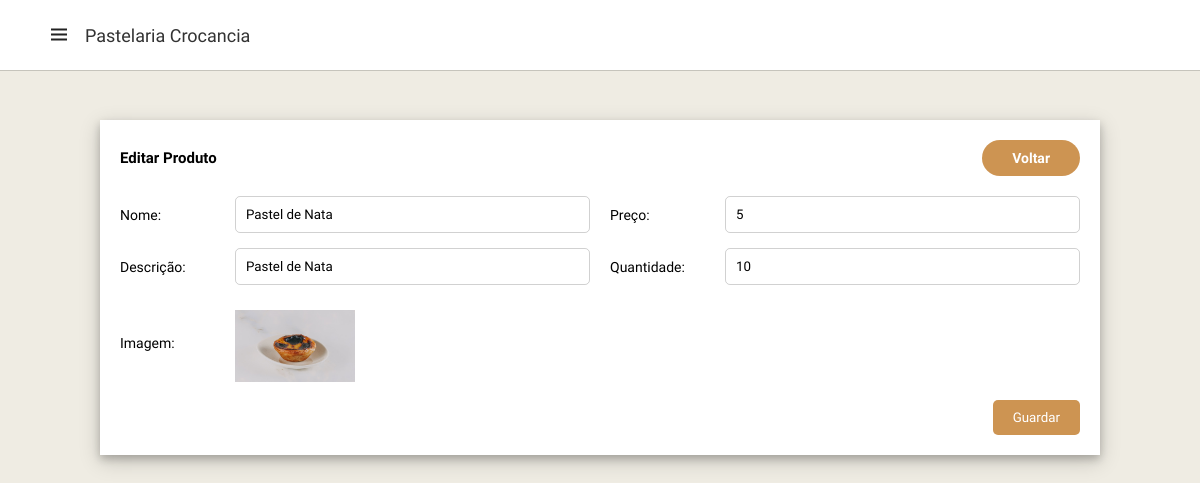
The page /admin.editProducts.php?id=1 on the database its author committed.
### tables this page shows
CREATE TABLE "Produtos" (
	"ID"	INTEGER NOT NULL,
	"Nome"	TEXT,
	"Preço"	NUMERIC(10, 2),
	"Descrição"	TEXT,
	"Stock"	INTEGER,
	"Imagem"	varchar,
	PRIMARY KEY("ID")
);

### includes/functions.inc.php (called while the page is built, shortened)
<?php
function obterProdutoPorId($db, $id) {
    $stmt = $db->prepare("SELECT * FROM Produtos WHERE ID = :id");
    $stmt->bindValue(':id', $id, SQLITE3_INTEGER);
    $result = $stmt->execute();
    if ($row = $result->fetchArray(SQLITE3_ASSOC)) {
        return $row;
    } else {
        return null;
    }
}

### admin.editProducts.php (the view, shortened to what this page needs)
<?php
    require_once 'includes/conn.php';
    require_once 'includes/functions.inc.php';
if (isset($_GET['id'])) {
    $productId = $_GET['id'];
    $product = obterProdutoPorId($db, $productId);
} else {
    header("Location: admin.products.php");
    exit();
}
?>
<!DOCTYPE html>
<html lang="en">
<head>
    <link rel="stylesheet" href="https://cdnjs.cloudflare.com/ajax/libs/font-awesome/6.5.1/css/all.min.css">
    <link rel="stylesheet" href="https://cdn.jsdelivr.net/npm/swiper@11/swiper-bundle.min.css" />
    <link href='https://unpkg.com/boxicons@2.1.4/css/boxicons.min.css' rel='stylesheet'>
    <link rel="stylesheet" href="style.css">
</head>
<body>
    <nav>
        <div class="logo">
            <i class='bx bx-menu menu-icon'></i>
            <span class="logo-name">Pastelaria Crocancia</span>
        </div>
    </nav>
    <div class="containerEdit">
    <div class="content-2">
    <div style="display: flex;justify-content: space-between; align-items: center;">
    <h2>Editar Produto</h2>
        <a href="admin.products.php" class="btn-home">Voltar</a>
    </div>
        <?php if ($product): ?>
            <form method="POST" action="includes/editProduct.php" enctype="multipart/form-data">
                <div class="form-row" style="margin-top: 2rem">
                    <div class="form-group">
                        <label for="nome">Nome:</label>
                        <input type="text" id="nome" name="nome" value="<?php echo isset($product['Nome']) ? htmlspecialchars($product['Nome']) : ''; ?>" required>
                    </div>
                    <div class="form-group">
                        <label for="preco">Preço:</label>
                        <input type="number" id="preco" name="preco" step="0.01" value="<?php echo isset($product['Preço']) ? $product['Preço'] : ''; ?>" required>
                    </div>
                </div>
                <div class="form-row">
                    <div class="form-group">
                        <label for="descricao">Descrição:</label>
                        <input type="text" id="descricao" name="descricao" value="<?php echo isset($product['Descrição']) ? htmlspecialchars($product['Descrição']) : ''; ?>" required>
                    </div>
                    <div class="form-group">
                        <label for="stock">Quantidade:</label>
                        <input type="number" id="stock" name="stock" value="<?php echo isset($product['Stock']) ? $product['Stock'] : ''; ?>" required>
                    </div>
                </div>
                <div class="form-group">
                    <label for="imagem">Imagem:</label>
                    <label for="file-upload" class="custom-file-upload">
                        <img id="img-preview" src="<?php echo isset($product['Imagem']) ? htmlspecialchars($product['Imagem']) : ''; ?>" alt="Imagem do Produto">
                    </label>
                </div>
                <div class="form-actions" style="margin-top: 1rem;">
                    <button type="submit">Guardar</button>
                </div>
            </form>
        <?php else: ?>
            <p>Produto não encontrado.</p>
        <?php endif; ?>
    </div>
    </div>
</body>

### style.css (style rules this page uses)
* { font-family: 'Spartan', sans-serif; margin: 0; padding: 0; box-sizing: border-box; outline: none; border: none; text-decoration: none; }
body { width: 100%; min-height: 100%; background-color: var(--white-light); }
:root { --white-light: #efece3; --orange: #cd9452; --black: #222; --white: #fff; --border: .1rem solid #cce7d0; --box-shadow: 0 5rem 1rem rgba(0,0,0.1); }
* > img { user-select: none; pointer-events: none; }
html { font-size: 62.5%; overflow-x: hidden; scroll-behavior: smooth; scroll-padding-top: 6rem; }
nav { padding: 3.5rem; position: fixed; top: 0; left: 0; height: 70px; width: 100%; display: flex; justify-content: space-between; align-items: center; background-color: var(--white); box-shadow: 0 0 1px rgba(0,0,0.1); z-index: 10000; }
nav .logo { display: flex; align-items: center; margin: 0 12px; }
.logo .menu-icon { color: var(--black); font-size: 24px; margin-right: 14px; cursor: pointer; }
.logo .logo-name { color: #333; font-size: 18px; font-weight: 500; }
.containerEdit { margin-top: 15vh; max-width: 1000px; margin-left: auto; margin-right: auto; }
.containerEdit .content-2 { max-width: 1000px; height: auto; position: relative; background: var(--white); box-shadow: 0 4px 8px 0 rgba(0, 0, 0, 0.2), 0 6px 20px 0 rgba(0, 0, 0, 0.19); padding: 20px; }
.containerEdit .form-row { display: flex; flex-wrap: wrap; gap: 20px; }
.containerEdit .form-group { flex: 1 1 45%; }
.containerEdit .form-group { margin-bottom: 15px; display: flex; align-items: center; }
.containerEdit .form-group label { flex: 0 0 100px; margin-right: 15px; font-size: 14px; }
.containerEdit .form-group input[type="text"], .containerEdit .form-group input[type="number"], .containerEdit .form-group textarea { flex: 1; outline: none; border: 1px solid #55555544; background: transparent; padding: 10px; border-radius: 5px; }
.containerEdit .form-group img { max-width: 120px; height: auto; margin-top: 10px; }
.containerEdit .form-actions { display: flex; justify-content: flex-end; margin-top: 10px; }
.containerEdit .form-actions button { background-color: var(--orange); color: white; padding: 10px 20px; border: none; border-radius: 5px; cursor: pointer; transition: background-color 0.3s ease; }
.containerEdit .btn-home { margin-left: 50rem; background: var(--orange); color: var(--white); cursor: pointer; font-size: 14px; font-weight: bold; padding: 1rem 3rem; border-radius: 3rem; }

### rows shown on the page
produtos: nome "Pastel de Nata", preco "5", descricao "Pastel de Nata", stock "10"
